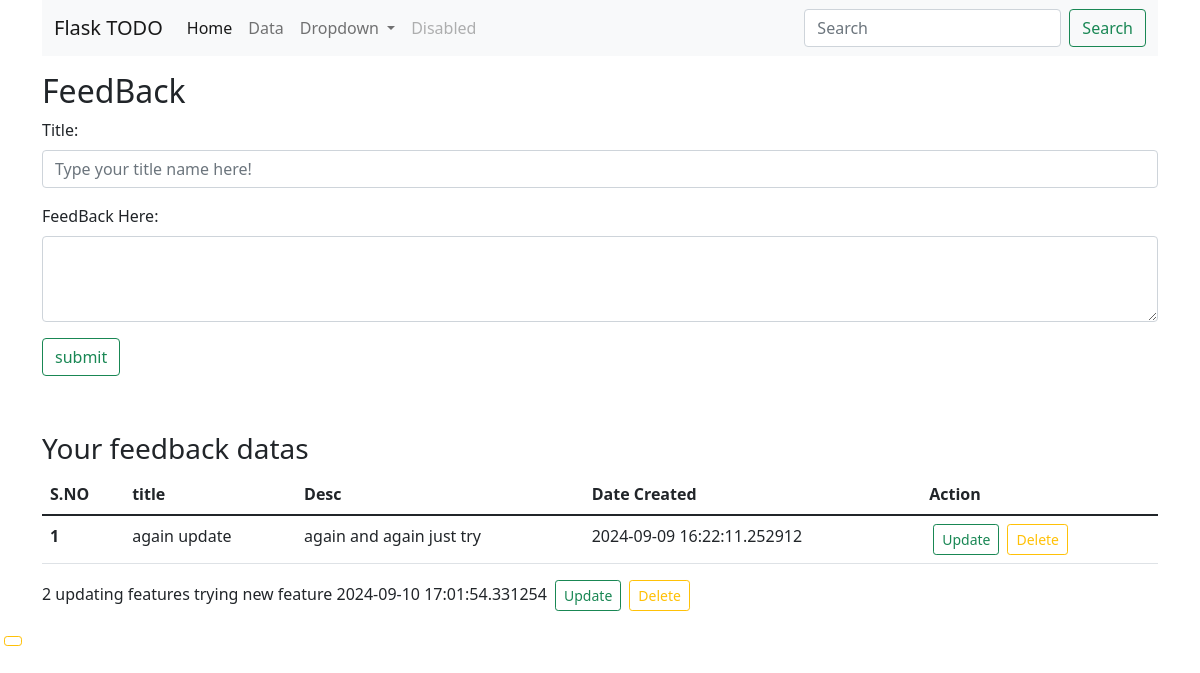
The page / on the database its author committed.
### app.py (models this page shows, shortened)
class Todo(db.Model):
    __tablename__ = 'todo'
    sno = db.Column(db.Integer, primary_key=True)
    title = db.Column(db.String, nullable=False)
    desc= db.Column(db.String(500), nullable=False)
    date_created = db.Column(db.DateTime, default = datetime.utcnow)

### app.py (the view)
@app.route('/', methods =['GET', 'POST'])
def main_page():
    if request.method =="POST":
        title =request.form['title']
        desc = request.form['desc']
        todo = Todo(title = title, desc = desc)
        db.session.add(todo)
        db.session.commit()
    alltodo = Todo.query.all()
    return render_template('index.html', alltodo=alltodo)

### templates/index.html (shortened to what this page needs)
{% extends "base.html" %}
{% block body %}
      <div class ="container my-3" >
        <h2> FeedBack</h2>
        <form action ="/" method = "POST">
        <div class="mb-3">
            <label for="title" class="form-label">Title: </label>
            <input type="text" class="form-control" name="title" id="title" placeholder="Type your title name here!">
          </div>
          <div class="mb-3">
            <label for="desc" class="form-label">FeedBack Here: </label>
            <textarea class="form-control" name= "desc" id="desc" rows="3"></textarea>
          </div>
          <button type="submit" class="btn btn-outline-success"> submit</button>
        </form>
      </div>
      <br>
      <div class = "container my-3" >
        <h3> Your feedback datas </h3>
              {% if alltodo|length == 0 %}
              <div class="alert alert-secondary" role="alert">
                No data found! Please add your todo data.
              </div>
                {% else %}
                <table class="table">
                    <thead>
                      <tr>
                        <th scope="col">S.NO</th>
                        <th scope="col">title</th>
                        <th scope="col">Desc</th>
                        <th scope="col">Date Created</th>
                        <th scope="col">Action</th>
                      </tr>
                    </thead>
                    <tbody>
             {% for todo in alltodo %}
             <tr>
              <th scope="row">{{loop.index}}</th>
              <td>{{todo.title}}</td>
              <td>{{todo.desc}}</td>
              <td>{{todo.date_created}}</td>
              <td>
                <a href="/update/{{todo.sno}}" type="button" class="btn btn-outline-success btn-sm mx-1">Update</button>
                <a href="/delete/{{todo.sno}}" type="button" class="btn btn-outline-warning btn-sm mx-1">Delete</button>
              </td>
            </tr>
          </tbody>
       </table>
             {% endfor %}
             {% endif %}
      </div>
    {% endblock body %}

### rows shown on the page
Todo: title "again update", desc "again and again just try", date_created "2024-09-09 16:22:11.252912"
Todo: title "updating features", desc "trying new feature", date_created "2024-09-10 17:01:54.331254"
